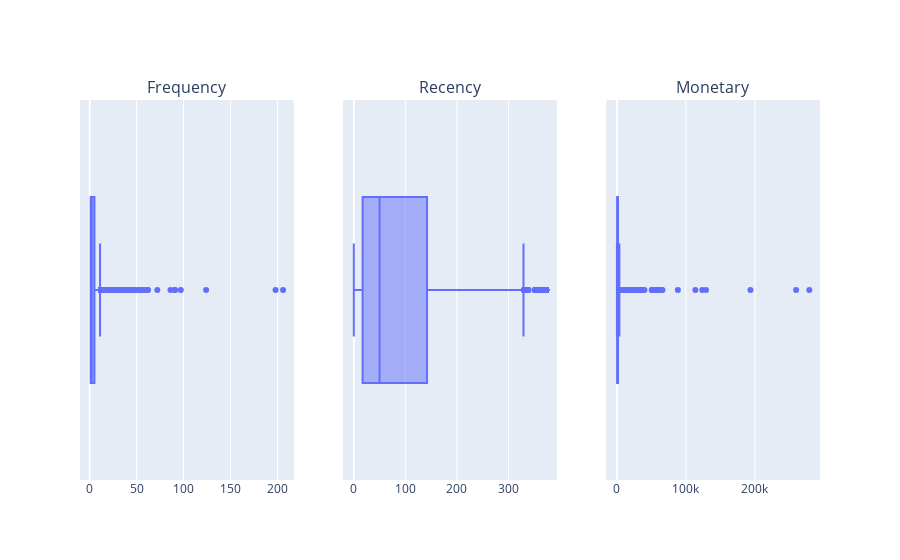

Notebook code cell kept with this figure:
### Markdown cell above
Теперь давайте взглянем на коробчатые диаграммы для каждого из признаков:

### Code cell
boxes = [px.box(rfm_table, x=column) for column in rfm_table.columns]
fig = make_subplots(
    rows=1, cols=3, 
    subplot_titles=(
        "Frequency", "Recency", "Monetary"
    )
)

for i, box in enumerate(boxes):
    fig.add_trace(boxes[i]['data'][0], row=1, col=i+1)

fig.update_layout(showlegend=True)
fig.write_html('./data/boxplot_1.html')
fig.show()

### Figure 1 — Plotly figure (JSON) as saved in the notebook; plotly's stock layout.template omitted (floating-point values rounded to 4 significant figures; data arrays with more than 128 entries replaced by an {"elided": "..."} marker saying what was removed)
{"data": [{"alignmentgroup": "True", "hovertemplate": "Frequency=%{x}<extra></extra>", "legendgroup": "", "marker": {"color": "#636efa"}, "name": "", "notched": false, "offsetgroup": "", "orientation": "h", "showlegend": false, "type": "box", "x": {"elided": "4334 int values"}, "x0": " ", "xaxis": "x", "y0": " ", "yaxis": "y"}, {"alignmentgroup": "True", "hovertemplate": "Recency=%{x}<extra></extra>", "legendgroup": "", "marker": {"color": "#636efa"}, "name": "", "notched": false, "offsetgroup": "", "orientation": "h", "showlegend": false, "type": "box", "x": {"elided": "4334 int values"}, "x0": " ", "xaxis": "x2", "y0": " ", "yaxis": "y2"}, {"alignmentgroup": "True", "hovertemplate": "Monetary=%{x}<extra></extra>", "legendgroup": "", "marker": {"color": "#636efa"}, "name": "", "notched": false, "offsetgroup": "", "orientation": "h", "showlegend": false, "type": "box", "x": {"elided": "4334 float values"}, "x0": " ", "xaxis": "x3", "y0": " ", "yaxis": "y3"}], "layout": {"annotations": [{"font": {"size": 16}, "showarrow": false, "text": "Frequency", "x": 0.1444, "xanchor": "center", "xref": "paper", "y": 1, "yanchor": "bottom", "yref": "paper"}, {"font": {"size": 16}, "showarrow": false, "text": "Recency", "x": 0.5, "xanchor": "center", "xref": "paper", "y": 1, "yanchor": "bottom", "yref": "paper"}, {"font": {"size": 16}, "showarrow": false, "text": "Monetary", "x": 0.8556, "xanchor": "center", "xref": "paper", "y": 1, "yanchor": "bottom", "yref": "paper"}], "showlegend": true, "xaxis": {"anchor": "y", "domain": [0, 0.2889]}, "xaxis2": {"anchor": "y2", "domain": [0.3556, 0.6444]}, "xaxis3": {"anchor": "y3", "domain": [0.7111, 1]}, "yaxis": {"anchor": "x", "domain": [0, 1]}, "yaxis2": {"anchor": "x2", "domain": [0, 1]}, "yaxis3": {"anchor": "x3", "domain": [0, 1]}}}
